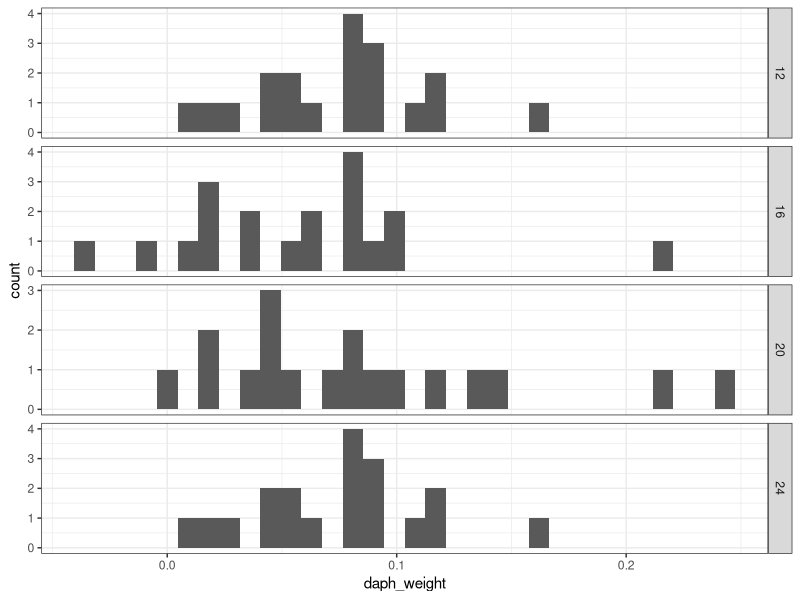
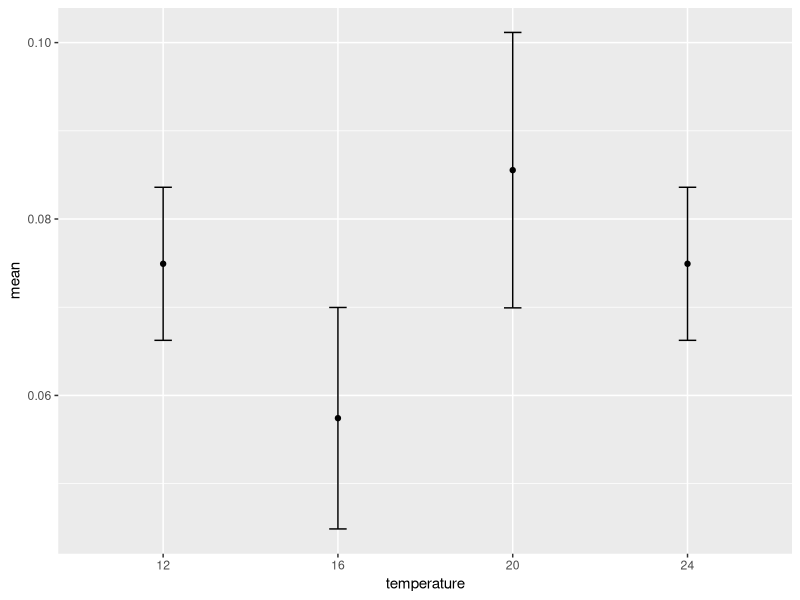
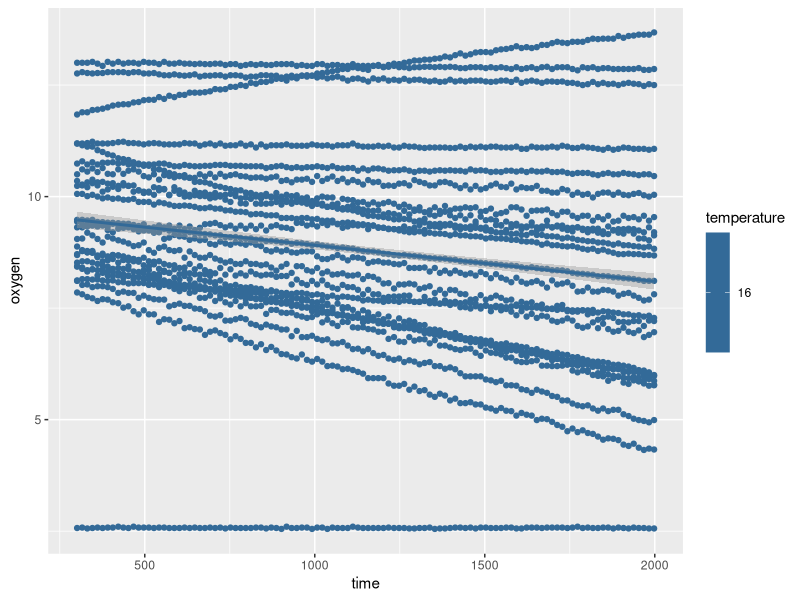
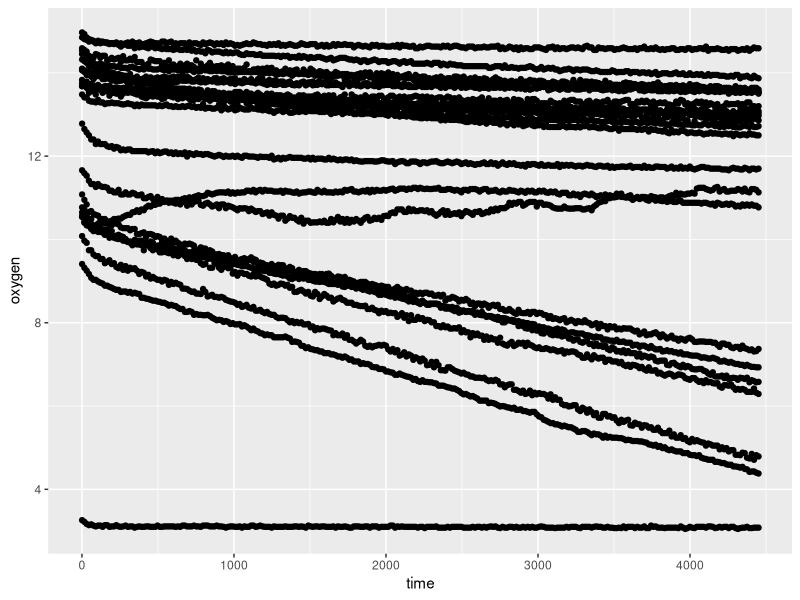
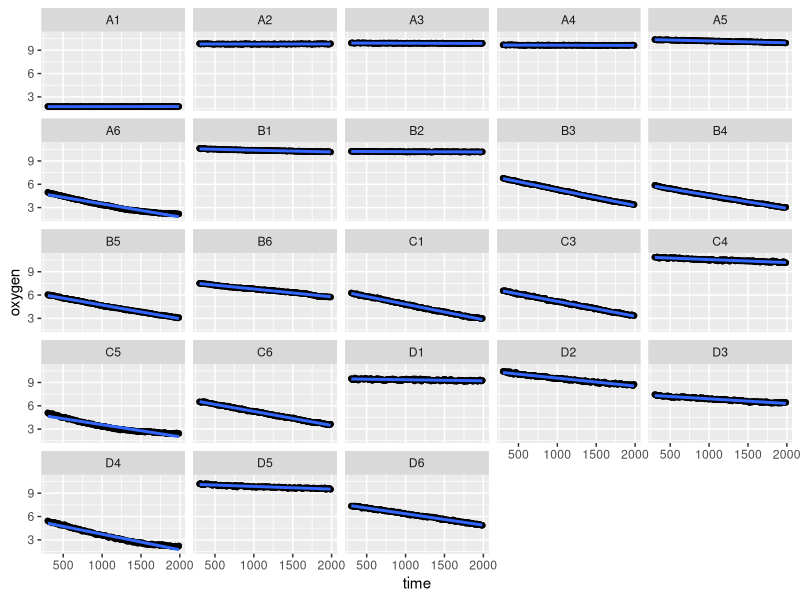
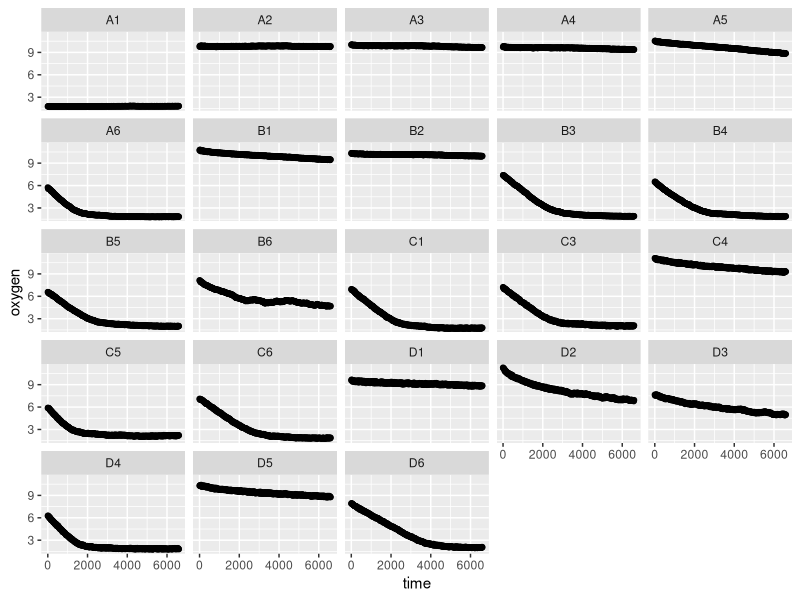
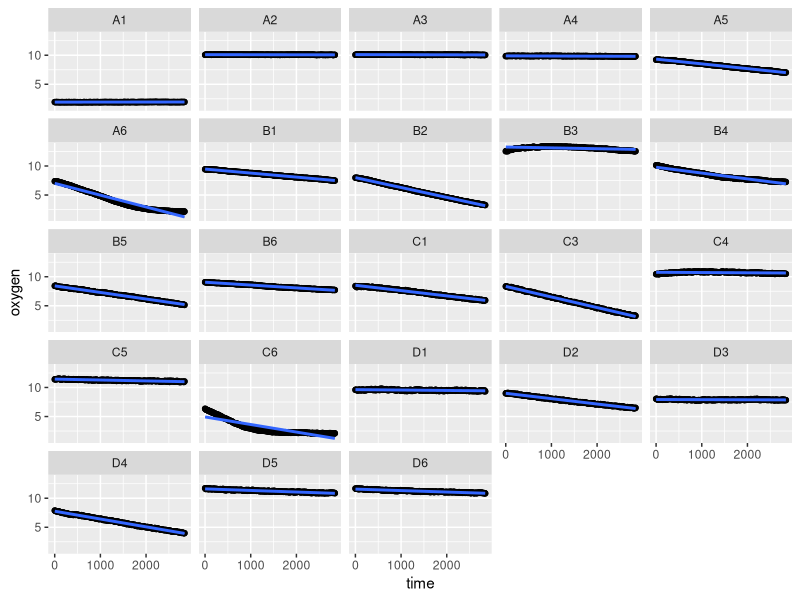
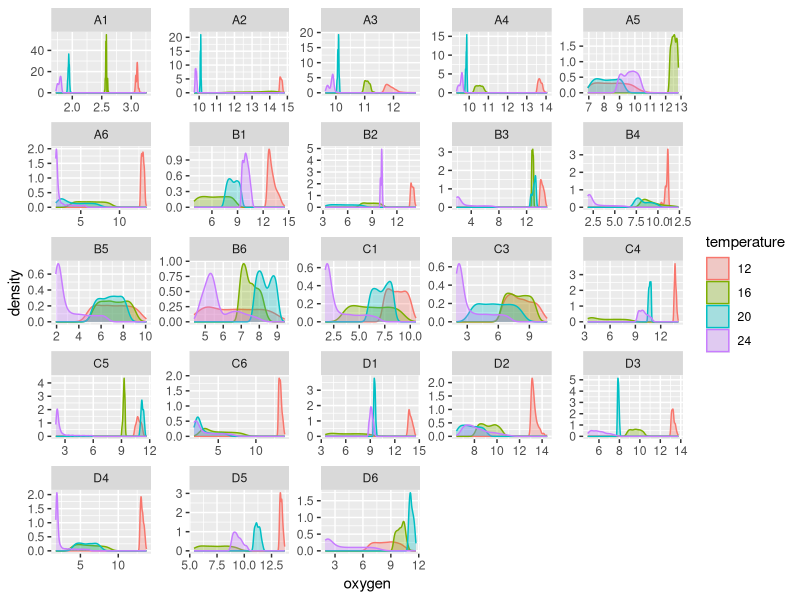

Here is the R script that generated these plots, in order:
## ---- chunk 1
library(readr)
library(ggplot2)
library(tidyr)
library(dplyr)
library(broom)
library(plotrix)
## ---- chunk 2
resp12 <- read_csv("respirometry-data/daph_resp_april29.csv")
resp20 <- read_csv("respirometry-data/daph_resp_april28.csv")
resp20_weights <- read_csv("respirometry-data/May5_20C_resp_weights.csv") %>% 
	mutate(temperature = 20)
resp12_weights <- read_csv("respirometry-data/May6_12C_resp_weights.csv") %>% 
	mutate(temperature = 12)
resp24_weights <- read_csv("respirometry-data/May5_24C_resp_weights.csv") %>% 
	mutate(temperature = 24)
resp16_weights <- read_csv("respirometry-data/May6_16C_resp_weights.csv") %>% 
	mutate(temperature = 16)

# resp_20 <- read_delim("respirometry-data/May5-24-R3-RESP_Oxygen.txt",delim = ";", na = c("", "NA"), comment = "", skip = 34)

resp24 <- read_csv("respirometry-data/May5-24-resp.csv")
resp20 <- read_csv("respirometry-data/May5-20-resp.csv")
resp16 <- read_csv("respirometry-data/May6-16-resp.csv")
resp12 <- read_csv("respirometry-data/May6-12-resp.csv")


#### Turn into long form
resp.long12 <- gather(resp12, channel, oxygen, 3:25)
resp.long20 <- gather(resp20, channel, oxygen, 3:25)
resp.long24 <- gather(resp24, channel, oxygen, 3:25)
resp.long16 <- gather(resp16, channel, oxygen, 3:25)
#### create new column with test temperature
resp.long20$temperature <- 20
resp.long12$temperature <- 12
resp.long24$temperature <- 24
resp.long16$temperature <- 16
#### fiddle with the time column so that it's reported in seconds, as a numeric variable
## this is going to be the dependent variable in my regressions
resp.long20$time <- as.numeric(resp.long20$time)
resp.long12$time <- as.numeric(resp.long12$time)
resp.long24$time <- as.numeric(resp.long24$time)
resp.long16$time <- as.numeric(resp.long16$time)

#### merge the two datasets
resp <- bind_rows(resp.long20, resp.long12, resp.long24, resp.long16)
resp$temperature <- as.factor(resp$temperature)
## ---- chunk 3

weights <- bind_rows(resp12_weights, resp16_weights, resp20_weights, resp24_weights) %>% 
	mutate(temperature = as.factor(temperature))

g <- ggplot(weights, aes(daph_weight)) + geom_histogram(binwidth = 0.009)
g + facet_grid(temperature ~ ., scales = "free_y") + theme_bw() 

mean_daph_weight <- mean(weights$daph_weight)

weights %>% 
	group_by(temperature) %>% 
	select(daph_weight, temperature) %>% 
# 	summarize(mean = mean(mass.corr.cons),
# 						sd = sd(mass.corr.cons)) %>% 
	summarise_each(funs(mean,median, sd,std.error)) %>% 
	ggplot(data = ., aes(temperature, y = mean)) +
	geom_errorbar(aes(ymin=mean-std.error, ymax=mean+std.error), width=.1) +
    geom_point()



resp.long16 %>%
	group_by(temperature) %>% 
	filter(time > 300 & time < 2000) %>% 
	ggplot(data = ., aes(x = time, y = oxygen, group = temperature, color = temperature)) + geom_point() + stat_summary(fun.y= "mean", geom = "point") +
	geom_smooth(method = 'lm')


## 12C plots
resp.long12 %>% 
	ggplot(data = ., aes(x = time, y = oxygen)) + geom_point() 


resp.long24 %>% 
	filter(time > 300 & time < 2000) %>% 
	ggplot(data = ., aes(x = time, y = oxygen)) + geom_point() + stat_summary(fun.y= "mean", geom = "point") +
	geom_smooth(method = 'lm') + 
	facet_wrap( ~ channel)

ggplot(data = resp.long24, aes(x = time, y = oxygen)) + geom_point() + facet_wrap( ~ channel)

## 20C plots
ggplot(data = resp.long20, aes(x = time, y = oxygen)) + geom_point() +
	stat_summary(fun.y= "mean", geom = "point") +
	geom_smooth(method = 'lm') + 
	facet_wrap( ~ channel)


#### Density plot of de-oxygenated water, to compare the readings at 12 and 20C
#### look specifically at wells A1 and A2, these are the deoxygenated water
resp %>% 
	ggplot(data = ., aes(x=oxygen)) + geom_density(aes(group=temperature, colour=temperature, fill=temperature), alpha=0.3) + facet_wrap( ~ channel, scales = "free")
## ---- chunk 4
control.slopes20 <- resp.long20 %>% 
	filter(channel %in% c("A2", "A3", "A4")) %>% ## I'm filtering out only the A row, b/c these were my plain COMBO wells
	group_by(channel) %>% 
	filter(time < 2000 & time > 300) %>% ## here I filter out the chunk of time between 5 minutes and one hour
	do(tidy(lm(oxygen ~ time, data = .), conf.int = TRUE)) %>% ## here I fit a linear model of oxygen concentration as a function of time, for each well
	filter(term != "(Intercept)") %>% ## get rid of the intercept estimate
	summarise(mean.slope = mean(estimate)) ## create a new column for the mean slope

mean.control.slope20 <- mean(control.slopes20$mean.slope) ## calculate the mean control slope


## ---- chunk 5
slopes20 <- resp.long20 %>% 
	filter(channel %in% c("A6", "B2", "B4", "B5", "C1", "C3", "C6", "D2", "D4")) %>% ## pull out the wells where it looks like the measurements worked
	group_by(channel) %>% 
	filter(time < 2000 & time > 300) %>% ## select time chunk
	do(tidy(lm(oxygen ~ time, data = .), conf.int = TRUE)) %>% ## fit linear models, grouped by channel
	filter(term != "(Intercept)") %>% ## get rid of intercept term
	## create new variable, called "microbe.corr.slope" in which I subtract the mean of the COMBO only slopes, correcting for microbial respiration
	## now units are mg O2 / L*s
	mutate(microbe.corr.slope = estimate - mean.control.slope20) %>% 
	## now multiply the mg O2 /L*s by 0.0002L, which is the volume of the wells, and by 3600s, to convert my metric in seconds to hours
	## and finally, multiply by -1 to convert negative concentrations to a positive respiration value
	## units should now be mg O2/hr
	mutate(cons_per_hour = ((microbe.corr.slope * 0.0002 *3600) * -1)) 
## ---- chunk 6
mass_slopes20 <- left_join(slopes20, resp20_weights, by = "channel")
## ---- chunk 7
mass_slopes20 %>% 
	mutate(mass.corr.cons = (cons_per_hour/daph_weight)) %>%
knitr::kable(., align = 'c', format = 'markdown', digits = 4)
## ---- chunk 8
control.slopes12 <- resp.long12 %>% 
	filter(channel %in% c("A2", "A3", "A4")) %>% ## I'm filtering out only the A row, b/c these were my plain COMBO wells
	group_by(channel) %>% 
	filter(time < 2000 & time > 300) %>% ## here I filter out the chunk of time between 5 minutes and one hour
	do(tidy(lm(oxygen ~ time, data = .), conf.int = TRUE)) %>% ## here I fit a linear model of oxygen concentration as a function of time, for each well
	filter(term != "(Intercept)") %>% ## get rid of the intercept estimate
	summarise(mean.slope = mean(estimate)) ## create a new column for the mean slope

mean.control.slope12 <- mean(control.slopes12$mean.slope) ## calculate the mean control slope


slopes12 <- resp.long12 %>% 
	filter(channel %in% c("A5", "B1", "B5", "B6", "C1", "C3", "D6")) %>% ## pull out the wells where it looks like the measurements worked
	group_by(channel) %>% 
	filter(time < 3600 & time > 300) %>% ## select time chunk
	do(tidy(lm(oxygen ~ time, data = .), conf.int = TRUE)) %>% ## fit linear models, grouped by channel
	filter(term != "(Intercept)") %>% ## get rid of intercept term
	## create new variable, called "microbe.corr.slope" in which I subtract the mean of the COMBO only slopes, correcting for microbial respiration
	## now units are mg O2 / L*s
	mutate(microbe.corr.slope = estimate - mean.control.slope12) %>% 
	## now multiply the mg O2 /L*s by 0.0002L, which is the volume of the wells, and by 3600s, to convert my metric in seconds to hours
	## and finally, multiply by -1 to convert negative concentrations to a positive respiration value
	## units should now be mg O2/hr
	mutate(cons_per_hour = ((microbe.corr.slope * 0.0002 *3600) * -1)) 
## ---- chunk 9
mass_slopes12 <- left_join(slopes12, resp12_weights, by = "channel")
## ---- chunk 10

control.slopes24 <- resp.long24 %>% 
	filter(channel %in% c("A2", "A3", "A4")) %>% ## I'm filtering out only the A row, b/c these were my plain COMBO wells
	group_by(channel) %>% 
	filter(time < 2000 & time > 300) %>% ## here I filter out the chunk of time between 5 minutes and one hour
	do(tidy(lm(oxygen ~ time, data = .), conf.int = TRUE)) %>% ## here I fit a linear model of oxygen concentration as a function of time, for each well
	filter(term != "(Intercept)") %>% ## get rid of the intercept estimate
	summarise(mean.slope = mean(estimate)) ## create a new column for the mean slope

mean.control.slope24 <- mean(control.slopes24$mean.slope) ## calculate the mean control slope



slopes24 <- resp.long24 %>% 
	filter(channel %in% c("A6", "B3", "B4", "B5", "B6", "C1", "C3", "C5", "C6", "D3", "D4")) %>% ## pull out the wells where it looks like the measurements worked
	group_by(channel) %>% 
	filter(time < 2000 & time > 300) %>% ## select time chunk
	do(tidy(lm(oxygen ~ time, data = .), conf.int = TRUE)) %>% ## fit linear models, grouped by channel
	filter(term != "(Intercept)") %>% ## get rid of intercept term
	## create new variable, called "microbe.corr.slope" in which I subtract the mean of the COMBO only slopes, correcting for microbial respiration
	## now units are mg O2 / L*s
	mutate(microbe.corr.slope = estimate - mean.control.slope24) %>% 
	## now multiply the mg O2 /L*s by 0.0002L, which is the volume of the wells, and by 3600s, to convert my metric in seconds to hours
	## and finally, multiply by -1 to convert negative concentrations to a positive respiration value
	## units should now be mg O2/hr
	mutate(cons_per_hour = ((microbe.corr.slope * 0.0002 *3600) * -1)) 
## ---- chunk 11
mass_slopes24 <- left_join(slopes24, resp24_weights, by = "channel")
## ---- chunk 12
mass_slopes24 %>% 
	mutate(mass.corr.cons = (cons_per_hour/daph_weight)) %>%
knitr::kable(., align = 'c', format = 'markdown', digits = 4)
## ---- chunk 13
control.slopes16 <- resp.long16 %>% 
	filter(channel %in% c("A3", "A4")) %>% ## I'm filtering out only the A row, b/c these were my plain COMBO wells
	group_by(channel) %>% 
	filter(time < 2000 & time > 300) %>% ## here I filter out the chunk of time between 5 minutes and one hour
	do(tidy(lm(oxygen ~ time, data = .), conf.int = TRUE)) %>% ## here I fit a linear model of oxygen concentration as a function of time, for each well
	filter(term != "(Intercept)") %>% ## get rid of the intercept estimate
	summarise(mean.slope = mean(estimate)) ## create a new column for the mean slope

mean.control.slope16 <- mean(control.slopes16$mean.slope) ## calculate the mean control slope


slopes16 <- resp.long16 %>% 
	filter(channel %in% c("A6", "B1", "B4", "B5", "B6", "C1", "C3", "C4", "C6", "D1", "D2", "D4", "D5")) %>% ## pull out the wells where it looks like the measurements worked
	group_by(channel) %>% 
	filter(time < 2000 & time > 300) %>% ## select time chunk
	do(tidy(lm(oxygen ~ time, data = .), conf.int = TRUE)) %>% ## fit linear models, grouped by channel
	filter(term != "(Intercept)") %>% ## get rid of intercept term
	## create new variable, called "microbe.corr.slope" in which I subtract the mean of the COMBO only slopes, correcting for microbial respiration
	## now units are mg O2 / L*s
	mutate(microbe.corr.slope = estimate - mean.control.slope16) %>% 
	## now multiply the mg O2 /L*s by 0.0002L, which is the volume of the wells, and by 3600s, to convert my metric in seconds to hours
	## and finally, multiply by -1 to convert negative concentrations to a positive respiration value
	## units should now be mg O2/hr
	mutate(cons_per_hour = ((microbe.corr.slope * 0.0002 *3600) * -1)) 
## ---- chunk 14
mass_slopes16 <- left_join(slopes16, resp16_weights, by = "channel")
## ---- chunk 15
mass_slopes12 %>% 
	mutate(mass.corr.cons = (cons_per_hour/daph_weight_median)) %>%
knitr::kable(., align = 'c', format = 'markdown', digits = 4)

flux_12 <- mass_slopes12 %>% 
	mutate(mass.corr.cons = (cons_per_hour/daph_weight_median)) %>% 
	mutate(temperature = 12)

flux_20 <- mass_slopes20 %>% 
	mutate(mass.corr.cons = (cons_per_hour/daph_weight_median_no)) %>% 
	mutate(temperature = 20)

flux_24 <- mass_slopes24 %>% 
	mutate(mass.corr.cons = (cons_per_hour/daph_weight_median)) %>% 
	mutate(temperature = 24)


flux_16 <- mass_slopes16 %>% 
	mutate(mass.corr.cons = (cons_per_hour/daph_weight_median_no)) %>% 
	mutate(temperature = 16)

fluxes <- bind_rows(flux_20, flux_12, flux_24, flux_16) %>% 
	mutate(mass.corr.mean = (cons_per_hour/mean_daph_weight)) %>% 
	mutate(mass.corr.flux = (cons_per_hour/daph_weight))

library(plotrix)

#### respiration (divided by median mass of daphnia)
fluxes %>% 
	group_by(temperature) %>% 
	select(mass.corr.cons, temperature) %>% 
# 	summarize(mean = mean(mass.corr.cons),
# 						sd = sd(mass.corr.cons)) %>% 
	summarise_each(funs(mean,sd,std.error)) %>% 
	ggplot(data = ., aes(temperature, y = mean)) +
	geom_errorbar(aes(ymin=mean-std.error, ymax=mean+std.error), width=.1) +
    geom_point() + xlab("temperature, C") + ylab("oxygen flux (mg O2/L *mg DM)")

#### respiration (divided by mean mass of daphnia)
fluxes %>% 
	group_by(temperature) %>% 
	select(mass.corr.mean, temperature) %>% 
# 	summarize(mean = mean(mass.corr.cons),
# 						sd = sd(mass.corr.cons)) %>% 
	summarise_each(funs(mean,sd,std.error)) %>% 
	ggplot(data = ., aes(temperature, y = mean)) +
	geom_errorbar(aes(ymin=mean-std.error, ymax=mean+std.error), width=.1) +
    geom_point() + xlab("temperature, C") + ylab("oxygen flux (mg O2/L *mg DM)")

mod1 <- lm(cons_per_hour ~ temperature, data = fluxes)
summary(mod1)

ggplot(data = fluxes, aes(x = factor(temperature), y = mass.corr.mean, group = temperature, color = factor(temperature))) + geom_boxplot() + xlab("temperature, C") + ylab("oxygen flux (mg O2/L *mg DM)")
## ---- chunk 16
resp.long20 %>% 
	filter(channel %in% c("D1", "D2", "D3", "D5", "B3", "B4", "B5", "B6")) %>% 
	group_by(channel) %>% 
	filter(time < 3600 & time > 300) %>% 
	do(tidy(lm(oxygen ~ time, data = .), conf.int = TRUE)) %>%
	filter(term != "(Intercept)") %>% 
	ggplot(aes(y = estimate, x = factor(channel))) + geom_point() + 
	coord_flip() +
	geom_vline(xintercept = 0) +
	geom_errorbar(aes(ymin = conf.low, ymax = conf.high)) 
